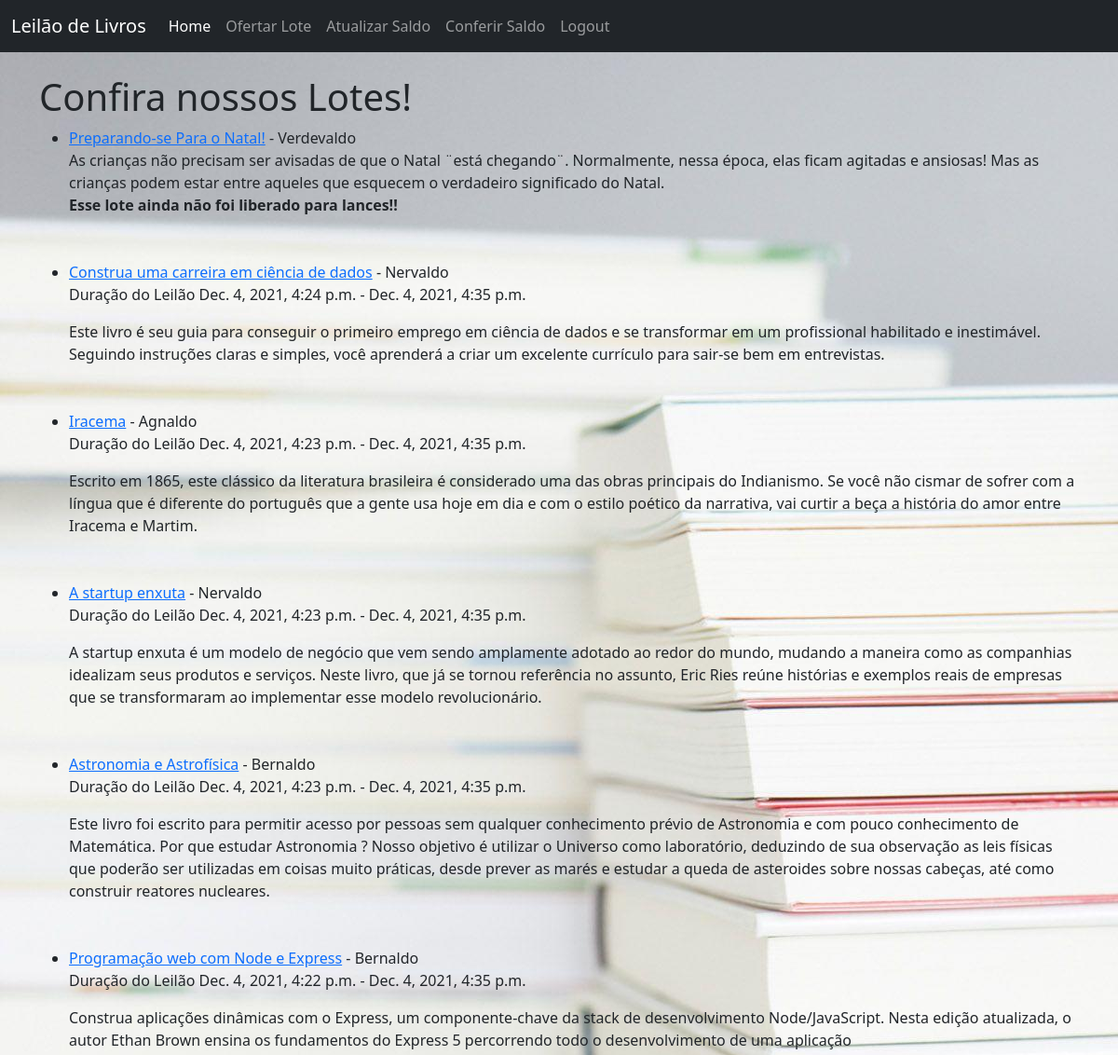
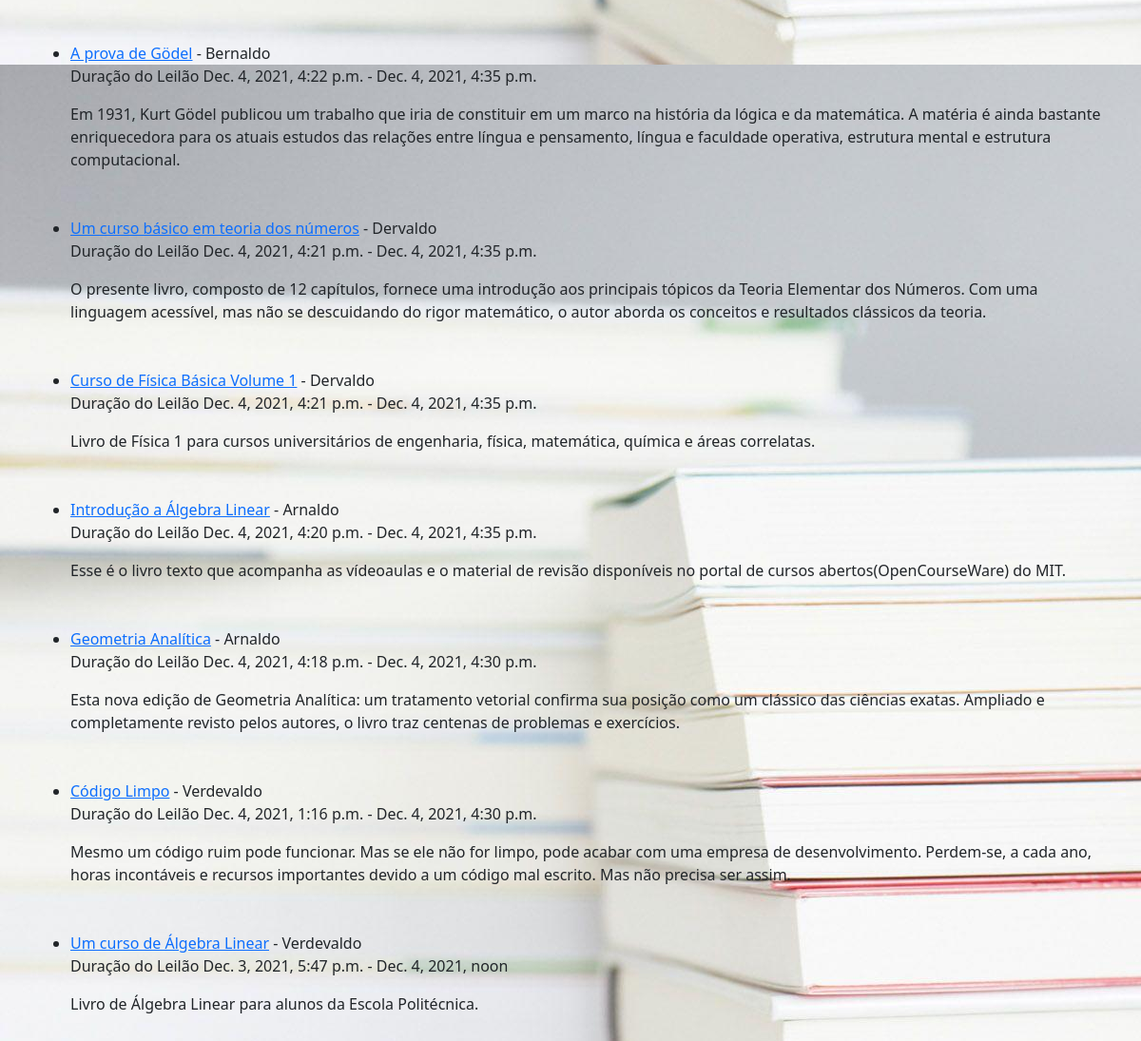
The page / (signed in) on the database its author committed (2 pictures, top to bottom).
### app/models.py (models this page shows, shortened)
class Lote(models.Model):
    cliente_vendedor = models.ForeignKey(User, on_delete=models.CASCADE)
    nome = models.CharField(max_length=200)
    descricao = models.TextField()
    estado_conservacao = models.TextField(
        choices=[('VELHO', 'VELHO'),
                 ('SEMINOVO', 'SEMINOVO'),
                 ('NOVO', 'NOVO')],
        default='VELHO',
    )
    autor = models.CharField(max_length=200, default="Autor")
    editora = models.CharField(max_length=200, default="Editora")
    numero_de_paginas = models.DecimalField(max_digits=5, decimal_places=0, default=0)
    valor_minimo_lance = models.DecimalField(max_digits=11, decimal_places=2, default=0)
    valor_minimo_incremento_por_lance = models.DecimalField(max_digits=11, decimal_places=2, default=0.01)
    valor_reserva = models.DecimalField(max_digits=11, decimal_places=2)
    data_inicio = models.DateTimeField()
    data_final = models.DateTimeField(null = True)
    valor_lance_mais_alto = models.DecimalField(max_digits=11, decimal_places=2, default=0)
    cliente_comprador_lance_mais_alto = models.ForeignKey(User, on_delete=models.SET_NULL, null=True, related_name='cliente_vendedor')
    taxa_comissao = models.DecimalField(max_digits=11, decimal_places=2, default=0)
    numero_de_lances = models.DecimalField(max_digits=11, decimal_places=0, default=0)
    liberado_para_lances = models.BooleanField(default=False)
    leilao_finalizado = models.BooleanField(default=False)
    lote_foi_vendido = models.BooleanField(default=False)

### app/views.py (the view)
# urls.py: 2. Add a URL to urlpatterns:  path('', Home.as_view(), name='home')
class Home(ListView):
    model = models.Lote
    template_name = 'home.html'
    ordering = ['-data_inicio']

### app/templates/home.html (shortened to what this page needs)
{% extends 'base.html' %}
{% block content %}
<h1> Confira nossos Lotes! </h1>
<ul>
{% for lote in object_list %}
    <li> <a href="{% url 'lote_detail' lote.pk %}">{{ lote.nome }}</a> - {{ lote.cliente_vendedor.username }}<br/>
    {% if lote.liberado_para_lances == True %}
        <p> Duração do Leilão {{ lote.data_inicio }} - {{ lote.data_final }}</p>
    {% endif %}
    {{ lote.descricao }}<br/>
    {% if lote.liberado_para_lances == False %}
        <strong>Esse lote ainda não foi liberado para lances!!</strong>
    {% endif %}
    </li> <br/><br/>
{% endfor %}
</ul>
{% endblock %}

### rows shown on the page
Lote: nome "Preparando-se Para o Natal!", cliente_vendedor.username "Verdevaldo", descricao "As crianças não precisam ser avisadas de que o Natal ¨está chegando¨. Normalmente, nessa época, elas ficam agitadas e ansiosas! Mas as crianças podem estar entre aqueles que esquecem o verdadeiro significado do Natal.", shows "Esse lote ainda não foi liberado para lances!!"
Lote: nome "Construa uma carreira em ciência de dados", cliente_vendedor.username "Nervaldo", data_inicio "Dec. 4, 2021, 4:24 p.m.", data_final "Dec. 4, 2021, 4:35 p.m.", descricao "Este livro é seu guia para conseguir o primeiro emprego em ciência de dados e se transformar em um profissional habilitado e inestimável. Seguindo instruções claras e simples, você aprenderá a criar um excelente currículo para sair-se bem em entrevistas."
Lote: nome "Iracema", cliente_vendedor.username "Agnaldo", data_inicio "Dec. 4, 2021, 4:23 p.m.", data_final "Dec. 4, 2021, 4:35 p.m.", descricao "Escrito em 1865, este clássico da literatura brasileira é considerado uma das obras principais do Indianismo. Se você não cismar de sofrer com a língua que é diferente do português que a gente usa hoje em dia e com o estilo poético da narrativa, vai curtir a beça a história do amor entre Iracema e Martim."
Lote: nome "A startup enxuta", cliente_vendedor.username "Nervaldo", data_inicio "Dec. 4, 2021, 4:23 p.m.", data_final "Dec. 4, 2021, 4:35 p.m.", descricao "A startup enxuta é um modelo de negócio que vem sendo amplamente adotado ao redor do mundo, mudando a maneira como as companhias idealizam seus produtos e serviços. Neste livro, que já se tornou referência no assunto, Eric Ries reúne histórias e exemplos reais de empresas que se transformaram ao implementar esse modelo revolucionário."
Lote: nome "Astronomia e Astrofísica", cliente_vendedor.username "Bernaldo", data_inicio "Dec. 4, 2021, 4:23 p.m.", data_final "Dec. 4, 2021, 4:35 p.m.", descricao "Este livro foi escrito para permitir acesso por pessoas sem qualquer conhecimento prévio de Astronomia e com pouco conhecimento de Matemática. Por que estudar Astronomia ? Nosso objetivo é utilizar o Universo como laboratório, deduzindo de sua observação as leis físicas que poderão ser utilizadas em coisas muito práticas, desde prever as marés e estudar a queda de asteroides sobre nossas cabeças, até como construir reatores nucleares."
Lote: nome "Programação web com Node e Express", cliente_vendedor.username "Bernaldo", data_inicio "Dec. 4, 2021, 4:22 p.m.", data_final "Dec. 4, 2021, 4:35 p.m.", descricao "Construa aplicações dinâmicas com o Express, um componente-chave da stack de desenvolvimento Node/JavaScript. Nesta edição atualizada, o autor Ethan Brown ensina os fundamentos do Express 5 percorrendo todo o desenvolvimento de uma aplicação"
Lote: nome "A prova de Gödel", cliente_vendedor.username "Bernaldo", data_inicio "Dec. 4, 2021, 4:22 p.m.", data_final "Dec. 4, 2021, 4:35 p.m.", descricao "Em 1931, Kurt Gödel publicou um trabalho que iria de constituir em um marco na história da lógica e da matemática. A matéria é ainda bastante enriquecedora para os atuais estudos das relações entre língua e pensamento, língua e faculdade operativa, estrutura mental e estrutura computacional."
Lote: nome "Um curso básico em teoria dos números", cliente_vendedor.username "Dervaldo", data_inicio "Dec. 4, 2021, 4:21 p.m.", data_final "Dec. 4, 2021, 4:35 p.m.", descricao "O presente livro, composto de 12 capítulos, fornece uma introdução aos principais tópicos da Teoria Elementar dos Números. Com uma linguagem acessível, mas não se descuidando do rigor matemático, o autor aborda os conceitos e resultados clássicos da teoria."
Lote: nome "Curso de Física Básica Volume 1", cliente_vendedor.username "Dervaldo", data_inicio "Dec. 4, 2021, 4:21 p.m.", data_final "Dec. 4, 2021, 4:35 p.m.", descricao "Livro de Física 1 para cursos universitários de engenharia, física, matemática, química e áreas correlatas."
Lote: nome "Introdução a Álgebra Linear", cliente_vendedor.username "Arnaldo", data_inicio "Dec. 4, 2021, 4:20 p.m.", data_final "Dec. 4, 2021, 4:35 p.m.", descricao "Esse é o livro texto que acompanha as vídeoaulas e o material de revisão disponíveis no portal de cursos abertos(OpenCourseWare) do MIT."
Lote: nome "Geometria Analítica", cliente_vendedor.username "Arnaldo", data_inicio "Dec. 4, 2021, 4:18 p.m.", data_final "Dec. 4, 2021, 4:30 p.m.", descricao "Esta nova edição de Geometria Analítica: um tratamento vetorial confirma sua posição como um clássico das ciências exatas. Ampliado e completamente revisto pelos autores, o livro traz centenas de problemas e exercícios."
Lote: nome "Código Limpo", cliente_vendedor.username "Verdevaldo", data_inicio "Dec. 4, 2021, 1:16 p.m.", data_final "Dec. 4, 2021, 4:30 p.m.", descricao "Mesmo um código ruim pode funcionar. Mas se ele não for limpo, pode acabar com uma empresa de desenvolvimento. Perdem-se, a cada ano, horas incontáveis e recursos importantes devido a um código mal escrito. Mas não precisa ser assim."
Lote: nome "Um curso de Álgebra Linear", cliente_vendedor.username "Verdevaldo", data_inicio "Dec. 3, 2021, 5:47 p.m.", data_final "Dec. 4, 2021, noon", descricao "Livro de Álgebra Linear para alunos da Escola Politécnica."
